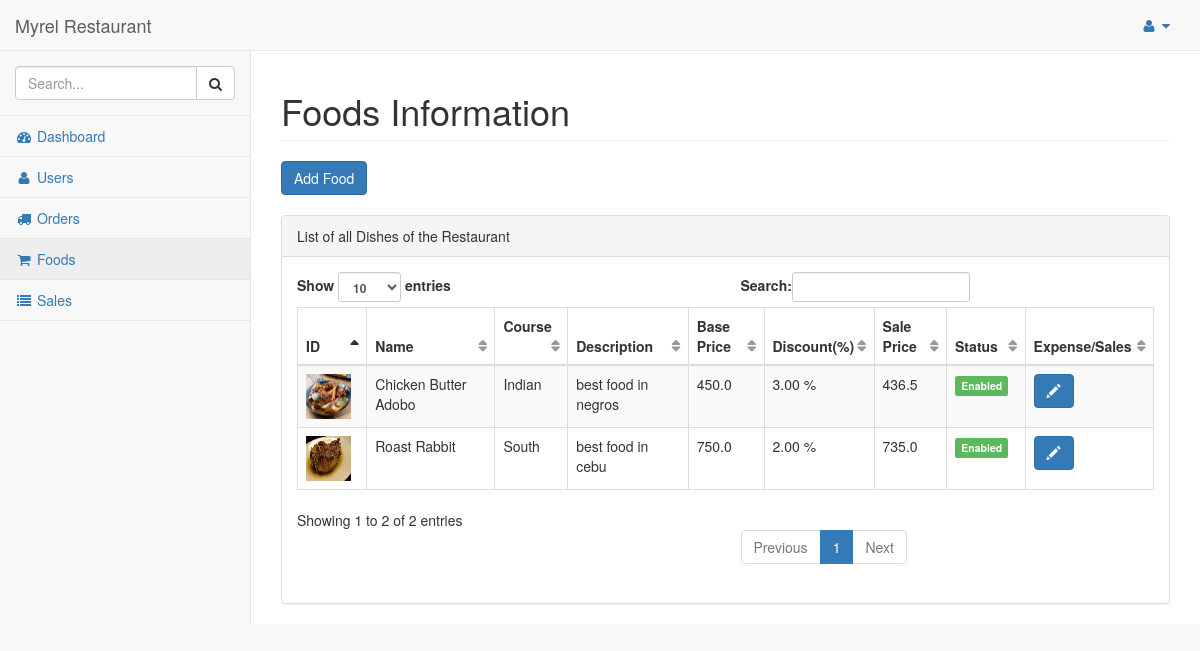
/dashboard/admin/foods/ (signed in), run on the app's committed database.
### hotel/models.py (models this page shows, shortened)
class Food(models.Model):
    indian = 'Negros Best Food'
    south = 'Manila Best Food'
    gujarati = 'Cebu Best Food'
    punjabi = 'Iloilo Best Food'
    fast = 'Aklan Food'
    COURSE = (
        (indian,indian),
        (south,south),
        (gujarati,gujarati),
        (punjabi,punjabi),
        (fast,fast),
    )
    disabled = 'Disabled'
    enabled = 'Enabled'
    STATUS = (
        (disabled, disabled),
        (enabled, enabled),
    )
    name = models.CharField(max_length=250)
    course = models.CharField(max_length = 50, choices = COURSE)
    status = models.CharField(max_length=50, choices=STATUS)
    content_description = models.TextField()
    base_price = models.FloatField()
    sale_price = models.FloatField(default=base_price)
    discount = models.DecimalField(default=0, decimal_places=2, max_digits=5)
    image = models.FileField(blank=True, null =True)
    num_order = models.IntegerField(default=0)

### hotel/views.py (the view)
# urls.py: url(r'^dashboard/admin/foods/$', views.foods_admin, name='foods_admin'),
@login_required
@staff_member_required
def foods_admin(request):
    foods = Food.objects.filter()
    return render(request, 'admin_temp/foods.html', {'foods':foods})

### hotel/templates/admin_temp/foods.html (shortened to what this page needs)
{% load staticfiles %}
{% load static %}
{% include "includes/base.html" %}
{% include "includes/navbarheader.html" %}
{% include "includes/navtop.html"%}
{% include "includes/sidemenu.html" %}
</nav>
<div id="page-wrapper">
    <div class="row">
        <div class="col-lg-12">
            <h1 class="page-header">Foods Information</h1>
            <button type="button" class="btn btn-primary" data-toggle="modal" data-target="#addFood">
                Add Food
            </button>
            <br><br>
        </div>
    </div>
    <div class="row">
        <div class="col-lg-12">
            <div class="panel panel-default">
                <div class="panel-heading">
                    List of all Dishes of the Restaurant
                </div>
                <div class="panel-body">
                    <table width="100%" class="table table-striped table-bordered table-hover" id="dataTables-example">
                        <thead>
                            <tr>
                                <th>ID</th>
                                <th>Name</th>
                                <th>Course</th>
                                <th>Description</th>
                                <th>Base Price</th>
                                <th>Discount(%)</th>
                                <th>Sale Price</th>
                                <th>Status</th>
                                <th>Expense/Sales</th>
                            </tr>
                        </thead>
                        <tbody>
                            {% for food in foods %}
                            <tr>
                                <td><img src="/media/{{food.image}}" width="45" height="45"></td>
                                <td>{{food.name}}</td>
                                <td>{{food.course}}</td>
                                <td>{{food.content_description|truncatechars:150}}</td>
                                <td>{{food.base_price}}</td>
                                <td>{{food.discount}} %</td>
                                <td>{{food.sale_price}}</td>
                                <td>{% if food.status == 'Enabled' %}
                                    <span class="label label-success">Enabled</span>
                                    {% else %}
                                    <span class="label label-danger">Disabled</span>
                                    {% endif %}
                                </td>
                                <td>
                                    <button type="button" class="btn btn-primary" data-toggle="modal" data-target="#myModal">
                                        <span class="glyphicon glyphicon-pencil" aria-hidden="true"></span>
                                    </button>
                                </td>
                            </tr>
                            {% endfor %}
                        </tbody>
                    </table>
                </div>
            </div>
        </div>
    </div>
</div>
</div>
</body>
</html>

### data on the page
Food: image (picture), name "Chicken Butter Adobo", course "Indian", content_description "best food in negros", base_price "450.0", discount "3.00", sale_price "436.5", status "Enabled"
Food: image (picture), name "Roast Rabbit", course "South", content_description "best food in cebu", base_price "750.0", discount "2.00", sale_price "735.0", status "Enabled"
